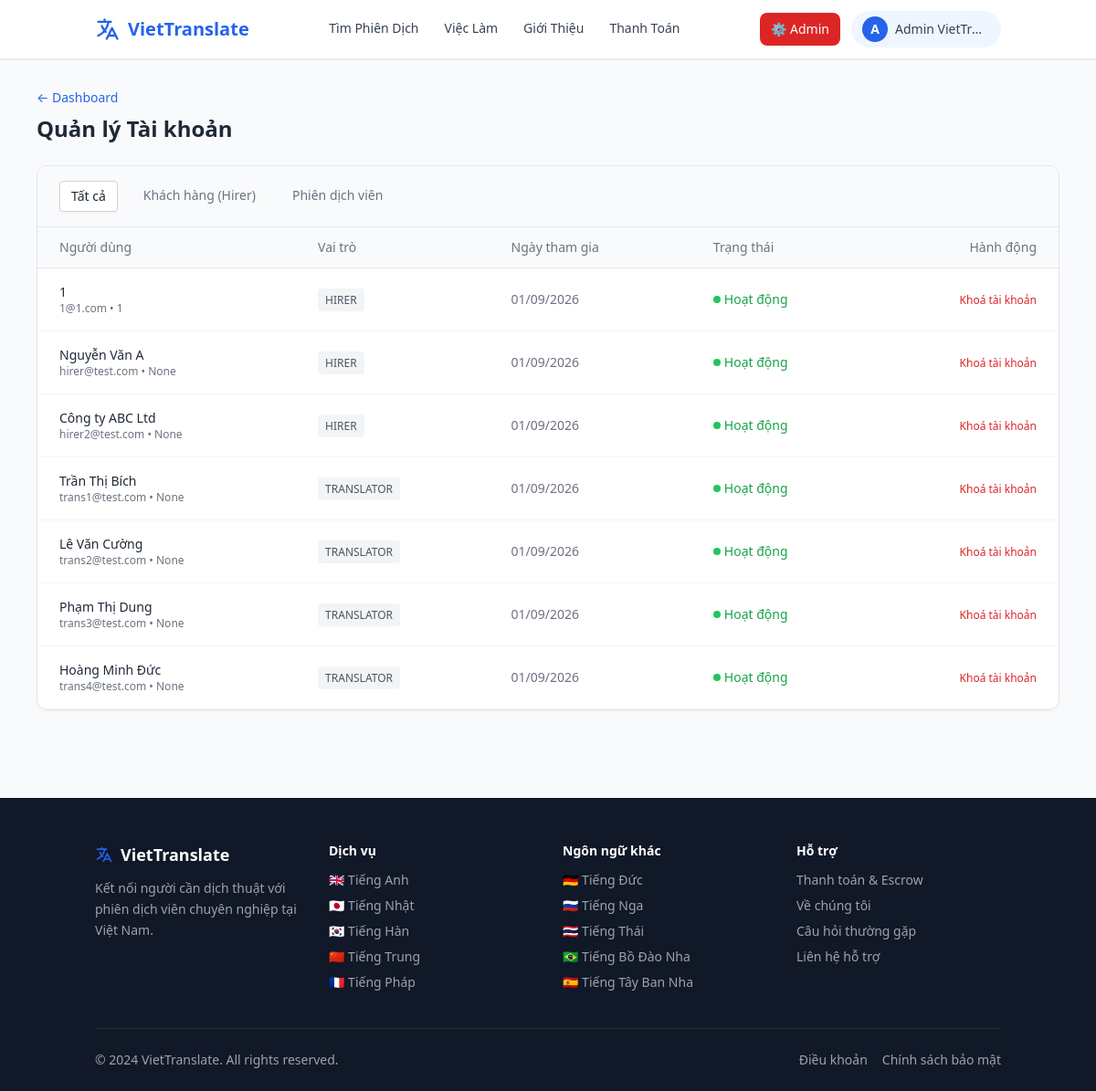
/admin/users (signed in), run on an earlier commit of the app's database.
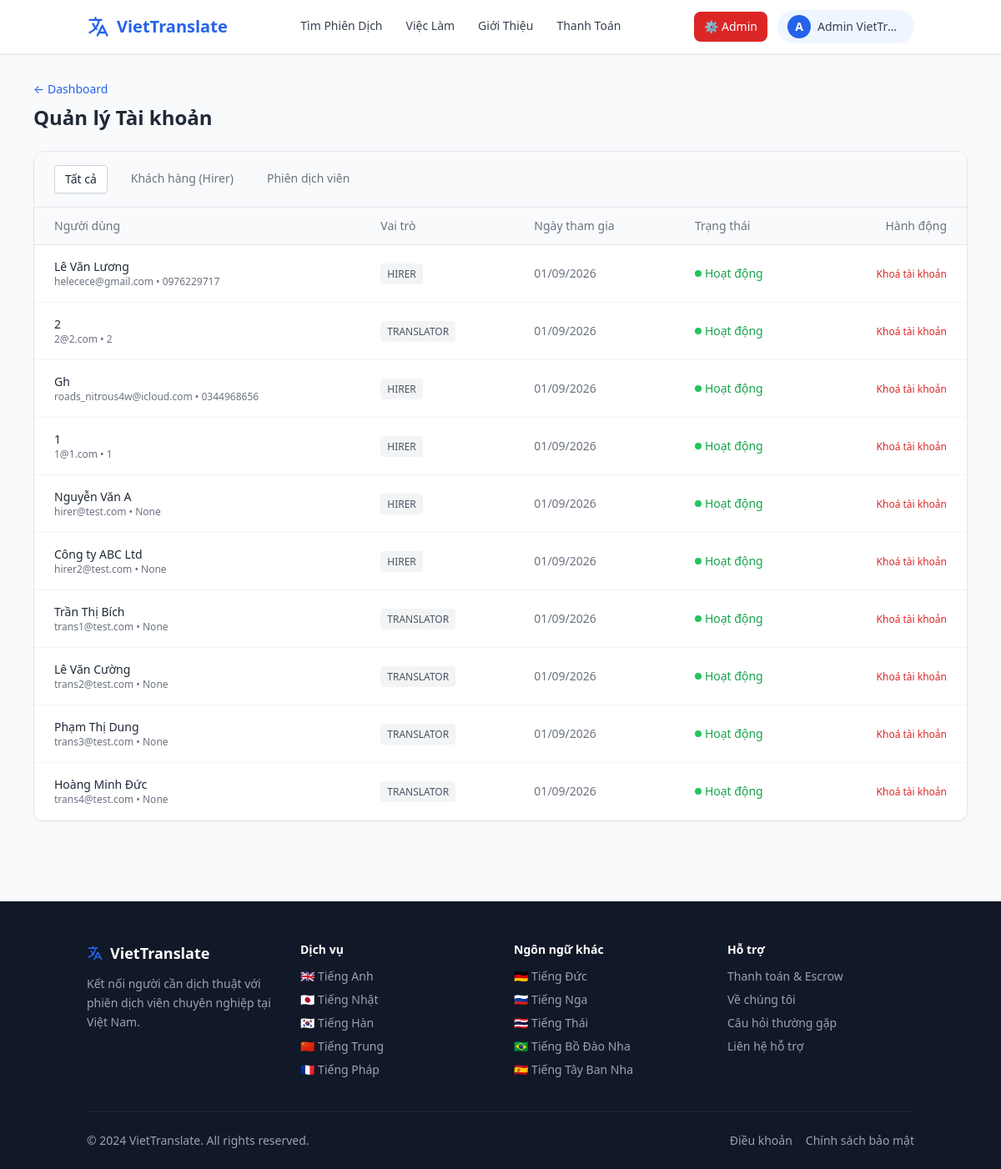
And on a later commit of the database.
### models.py (models this page shows)
class User(db.Model):
    id = db.Column(db.Integer, primary_key=True)
    name = db.Column(db.String(100), nullable=False)
    email = db.Column(db.String(120), unique=True, nullable=False)
    password_hash = db.Column(db.String(256), nullable=False)
    phone = db.Column(db.String(20))
    role = db.Column(db.String(20), nullable=False)  # 'hirer', 'translator', 'admin'
    is_admin = db.Column(db.Boolean, default=False)
    is_active = db.Column(db.Boolean, default=True)
    created_at = db.Column(db.DateTime, default=datetime.utcnow)
    profile = db.relationship('TranslatorProfile', backref='user', uselist=False)
    jobs_posted = db.relationship('Job', backref='hirer', lazy=True)
    proposals = db.relationship('Proposal', backref='translator', lazy=True)
    messages_sent = db.relationship('Message', foreign_keys='Message.sender_id', backref='sender', lazy=True)
    direct_messages_sent = db.relationship('DirectMessage', foreign_keys='DirectMessage.sender_id', backref='sender', lazy=True)

### app.py (the view)
@app.route('/admin/users')
@admin_required
def admin_users():
    role_filter = request.args.get('role', 'all')
    query = User.query.filter_by(is_admin=False)
    if role_filter == 'hirer':
        query = query.filter_by(role='hirer')
    elif role_filter == 'translator':
        query = query.filter_by(role='translator')
    users = query.order_by(User.created_at.desc()).all()
    return render_template('admin_users.html', users=users, role_filter=role_filter)

### app.py (called while the page is built)
def admin_required(f):
    @wraps(f)
    def decorated(*args, **kwargs):
        if 'user_id' not in session:
            return redirect(url_for('login'))
        user = User.query.get(session['user_id'])
        if not user or not user.is_admin:
            flash('Bạn không có quyền truy cập trang này.', 'error')
            return redirect(url_for('index'))
        return f(*args, **kwargs)
    return decorated

@app.context_processor
def inject_globals():
    user = None
    if 'user_id' in session:
        user = User.query.get(session['user_id'])
    return dict(current_user=user, LANGUAGES=LANGUAGES)

### templates/admin_users.html (shortened to what the changed rows need)
{% extends "base.html" %}
{% block content %}
<div class="bg-gray-50 flex-grow py-8">
    <div class="container mx-auto px-4 max-w-6xl">
        <div class="mb-6">
            <h1 class="text-2xl font-bold text-gray-800">Quản lý Tài khoản</h1>
        </div>
        <div class="bg-white rounded-xl shadow-sm border border-gray-200 overflow-hidden">
            <div class="overflow-x-auto">
                <table class="w-full text-left border-collapse">
                    <thead>
                        <tr class="bg-gray-50 border-b border-gray-200 text-sm text-gray-500">
                            <th class="px-6 py-3 font-medium">Người dùng</th>
                            <th class="px-6 py-3 font-medium">Vai trò</th>
                            <th class="px-6 py-3 font-medium">Ngày tham gia</th>
                            <th class="px-6 py-3 font-medium">Trạng thái</th>
                            <th class="px-6 py-3 font-medium text-right">Hành động</th>
                        </tr>
                    </thead>
                    <tbody class="text-sm">
                        {% for user in users %}
                        <tr class="border-b border-gray-100 hover:bg-gray-50 {% if not user.is_active %}bg-red-50/30{% endif %}">
                            <td class="px-6 py-4">
                                <div class="font-medium text-gray-800">{{ user.name }}</div>
                                <div class="text-xs text-gray-500">{{ user.email }} • {{ user.phone }}</div>
                            </td>
                            <td class="px-6 py-4">
                                <span class="px-2 py-1 bg-gray-100 text-gray-600 rounded text-xs font-medium uppercase">{{ user.role }}</span>
                            </td>
                            <td class="px-6 py-4 text-gray-500">{{ user.created_at.strftime('%d/%m/%Y') }}</td>
                            <td class="px-6 py-4">
                                {% if user.is_active %}
                                <span class="text-green-600 font-medium flex items-center gap-1"><span class="w-2 h-2 rounded-full bg-green-500"></span>Hoạt động</span>
                                {% else %}
                                <span class="text-red-600 font-medium flex items-center gap-1"><span class="w-2 h-2 rounded-full bg-red-500"></span>Bị khoá</span>
                                {% endif %}
                            </td>
                            <td class="px-6 py-4 text-right">
                                <form method="POST" action="{{ url_for('admin_toggle_user', user_id=user.id) }}" class="inline">
                                    {% if user.is_active %}
                                    <button type="submit" class="text-red-600 hover:underline text-xs" onclick="return confirm('Khoá tài khoản này không cho phép đăng nhập?');">Khoá tài khoản</button>
                                    {% else %}
                                    <button type="submit" class="text-green-600 hover:underline text-xs">Mở khoá</button>
                                    {% endif %}
                                </form>
                            </td>
                        </tr>
                        {% else %}
                        <tr>
                            <td colspan="5" class="px-6 py-8 text-center text-gray-500">Không có dữ liệu người dùng.</td>
                        </tr>
                        {% endfor %}
                    </tbody>
                </table>
            </div>
        </div>
    </div>
</div>
{% endblock %}

### templates/base.html (shortened to what the changed rows need)
<!DOCTYPE html>
<html lang="vi">
<head>
    <script src="https://cdn.tailwindcss.com"></script>
</head>
<body class="bg-gray-50 flex flex-col min-h-screen text-gray-800">
<main class="flex-grow">{% block content %}{% endblock %}</main>
<footer class="bg-gray-900 text-gray-400 pt-12 pb-6 mt-16">
    <div class="container mx-auto px-4">
        <div class="grid grid-cols-2 md:grid-cols-4 gap-8 mb-10">
            <div>
                <ul class="space-y-2 text-sm">
                    {% set lang_slugs = {
                        'Tiếng Anh': 'english',
                        'Tiếng Nhật': 'japanese',
                        'Tiếng Hàn': 'korean',
                        'Tiếng Trung': 'chinese',
                        'Tiếng Pháp': 'french',
                        'Tiếng Đức': 'german',
                        'Tiếng Nga': 'russian',
                        'Tiếng Thái': 'thai',
                        'Tiếng Bồ Đào Nha': 'portuguese',
                        'Tiếng Tây Ban Nha': 'spanish'
                    } %}
                    {% for lang, flag, cert in LANGUAGES[:5] %}
                    <li><a href="{{ url_for('translator_language', lang_slug=lang_slugs.get(lang, 'english')) }}" class="hover:text-white transition">{{ flag }} {{ lang }}</a></li>
                    {% endfor %}
                </ul>
            </div>
            <div>
                <ul class="space-y-2 text-sm">
                    {% for lang, flag, cert in LANGUAGES[5:] %}
                    <li><a href="{{ url_for('translator_language', lang_slug=lang_slugs.get(lang, 'english')) }}" class="hover:text-white transition">{{ flag }} {{ lang }}</a></li>
                    {% endfor %}
                </ul>
            </div>
        </div>
    </div>
</footer>
</body>
</html>

What changed in the data, as far as the page shows it:
added User: name "Lê Văn Lương", email "helecece@gmail.com", phone "0976229717", role "HIRER", created_at "01/09/2026", is_active True (drawn)
added User: name "2", email "2@2.com", phone "2", role "TRANSLATOR", created_at "01/09/2026", is_active True (drawn)
added User: name "Gh", email "roads_nitrous4w@icloud.com", phone "0344968656", role "HIRER", created_at "01/09/2026", is_active True (drawn)
